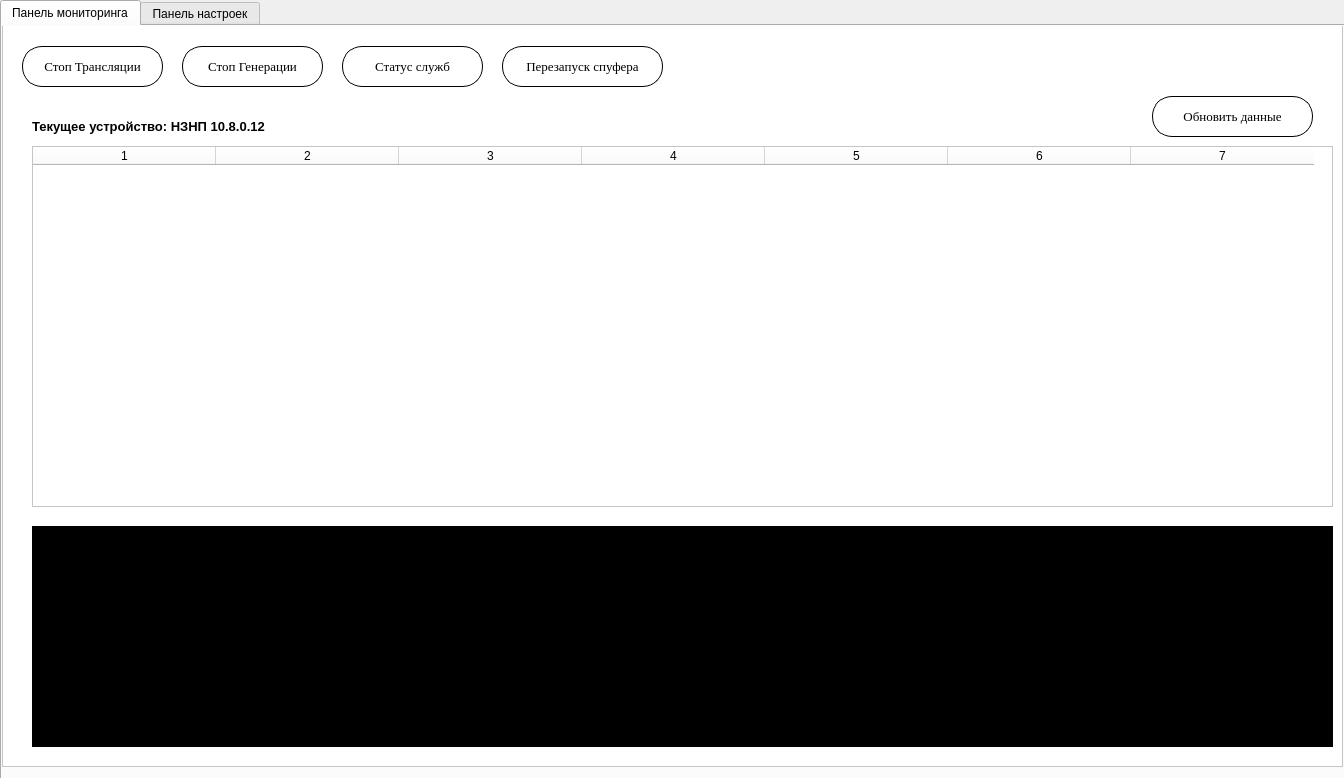
<?xml version="1.0" encoding="UTF-8"?>
<ui version="4.0">
 <class>Dialog</class>
 <widget class="QDialog" name="Dialog">
  <property name="geometry">
   <rect>
    <x>0</x>
    <y>0</y>
    <width>1344</width>
    <height>778</height>
   </rect>
  </property>
  <property name="windowTitle">
   <string>Dialog</string>
  </property>
  <widget class="QTabWidget" name="tabWidget">
   <property name="geometry">
    <rect>
     <x>0</x>
     <y>0</y>
     <width>1370</width>
     <height>793</height>
    </rect>
   </property>
   <property name="autoFillBackground">
    <bool>false</bool>
   </property>
   <property name="currentIndex">
    <number>0</number>
   </property>
   <widget class="QWidget" name="tab_3">
    <attribute name="title">
     <string>Панель мониторинга</string>
    </attribute>
    <widget class="QFrame" name="frame_monitoring">
     <property name="geometry">
      <rect>
       <x>0</x>
       <y>-10</y>
       <width>1341</width>
       <height>751</height>
      </rect>
     </property>
     <property name="styleSheet">
      <string notr="true">QFrame
{
background:white;
}

QLineEdit
{
border:transperant;
border-bottom:1px solid black;
font-family:times;
font-size:16px;
}</string>
     </property>
     <property name="frameShape">
      <enum>QFrame::StyledPanel</enum>
     </property>
     <property name="frameShadow">
      <enum>QFrame::Raised</enum>
     </property>
     <widget class="QTableWidget" name="tableWidget_Monitoring">
      <property name="geometry">
       <rect>
        <x>30</x>
        <y>130</y>
        <width>1301</width>
        <height>361</height>
       </rect>
      </property>
      <property name="sizePolicy">
       <sizepolicy hsizetype="Expanding" vsizetype="Expanding">
        <horstretch>0</horstretch>
        <verstretch>0</verstretch>
       </sizepolicy>
      </property>
      <property name="baseSize">
       <size>
        <width>0</width>
        <height>0</height>
       </size>
      </property>
      <property name="lineWidth">
       <number>0</number>
      </property>
      <property name="iconSize">
       <size>
        <width>0</width>
        <height>0</height>
       </size>
      </property>
      <property name="columnCount">
       <number>7</number>
      </property>
      <attribute name="horizontalHeaderDefaultSectionSize">
       <number>183</number>
      </attribute>
      <column/>
      <column/>
      <column/>
      <column/>
      <column/>
      <column/>
      <column/>
     </widget>
     <widget class="QPushButton" name="pushButton_8">
      <property name="geometry">
       <rect>
        <x>1350</x>
        <y>290</y>
        <width>151</width>
        <height>28</height>
       </rect>
      </property>
      <property name="text">
       <string>Обновить данные</string>
      </property>
     </widget>
     <widget class="QLabel" name="label_cur_dev">
      <property name="geometry">
       <rect>
        <x>30</x>
        <y>100</y>
        <width>851</width>
        <height>21</height>
       </rect>
      </property>
      <property name="font">
       <font>
        <pointsize>10</pointsize>
        <weight>75</weight>
        <bold>true</bold>
       </font>
      </property>
      <property name="text">
       <string>Текущее устройство: НЗНП 10.8.0.12</string>
      </property>
     </widget>
     <widget class="QPlainTextEdit" name="plainTextEdit_Memo">
      <property name="geometry">
       <rect>
        <x>30</x>
        <y>510</y>
        <width>1301</width>
        <height>221</height>
       </rect>
      </property>
      <property name="styleSheet">
       <string notr="true">background-color: rgb(0, 0, 0);
font: 10pt &quot;Times New Roman&quot;;
color:green;</string>
      </property>
      <property name="plainText">
       <string/>
      </property>
     </widget>
     <widget class="QPushButton" name="transl_but">
      <property name="geometry">
       <rect>
        <x>20</x>
        <y>30</y>
        <width>141</width>
        <height>41</height>
       </rect>
      </property>
      <property name="font">
       <font>
        <family>Times New Roman</family>
        <pointsize>10</pointsize>
        <italic>false</italic>
        <underline>false</underline>
        <strikeout>false</strikeout>
       </font>
      </property>
      <property name="styleSheet">
       <string notr="true">QPushButton
{
border-radius:20;
border:1px solid black;
}
QPushButton:pressed { background-color: lightblue; }</string>
      </property>
      <property name="text">
       <string>Стоп Трансляции</string>
      </property>
      <property name="iconSize">
       <size>
        <width>20</width>
        <height>30</height>
       </size>
      </property>
      <property name="flat">
       <bool>false</bool>
      </property>
     </widget>
     <widget class="QPushButton" name="generator_but">
      <property name="geometry">
       <rect>
        <x>180</x>
        <y>30</y>
        <width>141</width>
        <height>41</height>
       </rect>
      </property>
      <property name="font">
       <font>
        <family>Times New Roman</family>
        <pointsize>10</pointsize>
        <italic>false</italic>
        <underline>false</underline>
        <strikeout>false</strikeout>
       </font>
      </property>
      <property name="styleSheet">
       <string notr="true">QPushButton
{
border-radius:20;
border:1px solid black;
}
QPushButton:pressed { background-color: lightblue; }</string>
      </property>
      <property name="text">
       <string>Стоп Генерации</string>
      </property>
      <property name="iconSize">
       <size>
        <width>20</width>
        <height>30</height>
       </size>
      </property>
      <property name="flat">
       <bool>false</bool>
      </property>
     </widget>
     <widget class="QPushButton" name="status_but">
      <property name="geometry">
       <rect>
        <x>340</x>
        <y>30</y>
        <width>141</width>
        <height>41</height>
       </rect>
      </property>
      <property name="font">
       <font>
        <family>Times New Roman</family>
        <pointsize>10</pointsize>
        <italic>false</italic>
        <underline>false</underline>
        <strikeout>false</strikeout>
       </font>
      </property>
      <property name="styleSheet">
       <string notr="true">QPushButton
{
border-radius:20;
border:1px solid black;
}
QPushButton:pressed { background-color: lightblue; }</string>
      </property>
      <property name="text">
       <string>Статус служб</string>
      </property>
      <property name="iconSize">
       <size>
        <width>20</width>
        <height>30</height>
       </size>
      </property>
      <property name="flat">
       <bool>false</bool>
      </property>
     </widget>
     <widget class="QPushButton" name="reboot_but">
      <property name="geometry">
       <rect>
        <x>500</x>
        <y>30</y>
        <width>161</width>
        <height>41</height>
       </rect>
      </property>
      <property name="font">
       <font>
        <family>Times New Roman</family>
        <pointsize>10</pointsize>
        <italic>false</italic>
        <underline>false</underline>
        <strikeout>false</strikeout>
       </font>
      </property>
      <property name="styleSheet">
       <string notr="true">QPushButton
{
border-radius:20;
border:1px solid black;
}
QPushButton:pressed { background-color: lightblue; }</string>
      </property>
      <property name="text">
       <string>Перезапуск спуфера</string>
      </property>
      <property name="iconSize">
       <size>
        <width>20</width>
        <height>30</height>
       </size>
      </property>
      <property name="flat">
       <bool>false</bool>
      </property>
     </widget>
     <widget class="QPushButton" name="update_but">
      <property name="geometry">
       <rect>
        <x>1150</x>
        <y>80</y>
        <width>161</width>
        <height>41</height>
       </rect>
      </property>
      <property name="font">
       <font>
        <family>Times New Roman</family>
        <pointsize>10</pointsize>
        <italic>false</italic>
        <underline>false</underline>
        <strikeout>false</strikeout>
       </font>
      </property>
      <property name="styleSheet">
       <string notr="true">QPushButton
{
border-radius:20;
border:1px solid black;
}
QPushButton:pressed { background-color: lightblue; }</string>
      </property>
      <property name="text">
       <string>Обновить данные</string>
      </property>
      <property name="iconSize">
       <size>
        <width>20</width>
        <height>30</height>
       </size>
      </property>
      <property name="flat">
       <bool>false</bool>
      </property>
     </widget>
    </widget>
   </widget>
   <widget class="QWidget" name="tab_2">
    <attribute name="title">
     <string>Панель настроек</string>
    </attribute>
    <widget class="QFrame" name="frame">
     <property name="geometry">
      <rect>
       <x>0</x>
       <y>-10</y>
       <width>1341</width>
       <height>751</height>
      </rect>
     </property>
     <property name="styleSheet">
      <string notr="true">QFrame
{
background:white;
}

QLineEdit
{
border:transperant;
border-bottom:1px solid black;
font-family:times;
font-size:16px;
}</string>
     </property>
     <property name="frameShape">
      <enum>QFrame::StyledPanel</enum>
     </property>
     <property name="frameShadow">
      <enum>QFrame::Raised</enum>
     </property>
     <widget class="QFrame" name="frame_2">
      <property name="enabled">
       <bool>false</bool>
      </property>
      <property name="geometry">
       <rect>
        <x>70</x>
        <y>10</y>
        <width>1201</width>
        <height>71</height>
       </rect>
      </property>
      <property name="font">
       <font>
        <pointsize>24</pointsize>
       </font>
      </property>
      <property name="styleSheet">
       <string notr="true">QFrame
{
background:#333;
border-radius:20;
border:1px solid black;
}

QLabel
{
border:transperant;
border-bottom:1px solid black;
font-family:times;
font-size:16px;
}</string>
      </property>
      <property name="frameShape">
       <enum>QFrame::StyledPanel</enum>
      </property>
      <property name="frameShadow">
       <enum>QFrame::Raised</enum>
      </property>
      <widget class="QLabel" name="head_label">
       <property name="enabled">
        <bool>false</bool>
       </property>
       <property name="geometry">
        <rect>
         <x>10</x>
         <y>10</y>
         <width>1161</width>
         <height>51</height>
        </rect>
       </property>
       <property name="font">
        <font>
         <family>Times New Roman</family>
         <pointsize>18</pointsize>
         <weight>9</weight>
         <italic>false</italic>
         <bold>false</bold>
        </font>
       </property>
       <property name="styleSheet">
        <string notr="true">font: 75 18pt &quot;Times New Roman&quot;;</string>
       </property>
       <property name="text">
        <string>SSH Monitoring Settings</string>
       </property>
       <property name="textFormat">
        <enum>Qt::PlainText</enum>
       </property>
       <property name="alignment">
        <set>Qt::AlignCenter</set>
       </property>
       <property name="wordWrap">
        <bool>false</bool>
       </property>
       <property name="margin">
        <number>0</number>
       </property>
      </widget>
     </widget>
     <widget class="QLineEdit" name="Name_lineEdit">
      <property name="geometry">
       <rect>
        <x>52</x>
        <y>190</y>
        <width>191</width>
        <height>22</height>
       </rect>
      </property>
      <property name="font">
       <font>
        <family>times</family>
        <pointsize>-1</pointsize>
       </font>
      </property>
      <property name="text">
       <string>Name</string>
      </property>
     </widget>
     <widget class="QLineEdit" name="Ip_lineEdit_2">
      <property name="geometry">
       <rect>
        <x>52</x>
        <y>240</y>
        <width>191</width>
        <height>22</height>
       </rect>
      </property>
      <property name="text">
       <string>IP Adress</string>
      </property>
     </widget>
     <widget class="QTableWidget" name="tableWidget">
      <property name="geometry">
       <rect>
        <x>320</x>
        <y>180</y>
        <width>941</width>
        <height>331</height>
       </rect>
      </property>
      <property name="editTriggers">
       <set>QAbstractItemView::NoEditTriggers</set>
      </property>
      <property name="iconSize">
       <size>
        <width>0</width>
        <height>0</height>
       </size>
      </property>
      <property name="columnCount">
       <number>5</number>
      </property>
      <attribute name="horizontalHeaderDefaultSectionSize">
       <number>188</number>
      </attribute>
      <column/>
      <column/>
      <column/>
      <column/>
      <column/>
     </widget>
     <widget class="QPushButton" name="save_but">
      <property name="geometry">
       <rect>
        <x>30</x>
        <y>450</y>
        <width>111</width>
        <height>41</height>
       </rect>
      </property>
      <property name="font">
       <font>
        <family>Times New Roman</family>
        <pointsize>10</pointsize>
        <italic>false</italic>
        <underline>false</underline>
        <strikeout>false</strikeout>
       </font>
      </property>
      <property name="styleSheet">
       <string notr="true">QPushButton
{
border-radius:20;
border:1px solid black;
}
QPushButton:pressed { background-color: lightblue; }</string>
      </property>
      <property name="text">
       <string>Сохранить</string>
      </property>
      <property name="iconSize">
       <size>
        <width>20</width>
        <height>30</height>
       </size>
      </property>
      <property name="flat">
       <bool>false</bool>
      </property>
     </widget>
     <widget class="QPushButton" name="add_but">
      <property name="geometry">
       <rect>
        <x>160</x>
        <y>450</y>
        <width>111</width>
        <height>41</height>
       </rect>
      </property>
      <property name="font">
       <font>
        <family>Times New Roman</family>
        <pointsize>10</pointsize>
        <italic>false</italic>
        <underline>false</underline>
        <strikeout>false</strikeout>
       </font>
      </property>
      <property name="styleSheet">
       <string notr="true">QPushButton
{
border-radius:20;
border:1px solid black;
}
QPushButton:pressed { background-color: lightblue; }</string>
      </property>
      <property name="text">
       <string>Добавить</string>
      </property>
      <property name="iconSize">
       <size>
        <width>20</width>
        <height>30</height>
       </size>
      </property>
      <property name="flat">
       <bool>false</bool>
      </property>
     </widget>
     <widget class="QPushButton" name="cancel_but">
      <property name="geometry">
       <rect>
        <x>30</x>
        <y>510</y>
        <width>111</width>
        <height>41</height>
       </rect>
      </property>
      <property name="font">
       <font>
        <family>Times New Roman</family>
        <pointsize>10</pointsize>
        <italic>false</italic>
        <underline>false</underline>
        <strikeout>false</strikeout>
       </font>
      </property>
      <property name="styleSheet">
       <string notr="true">QPushButton
{
border-radius:20;
border:1px solid black;
}
QPushButton:pressed { background-color: lightblue; }</string>
      </property>
      <property name="text">
       <string>Отмена</string>
      </property>
      <property name="iconSize">
       <size>
        <width>20</width>
        <height>30</height>
       </size>
      </property>
      <property name="flat">
       <bool>false</bool>
      </property>
     </widget>
     <widget class="QPushButton" name="del_but">
      <property name="geometry">
       <rect>
        <x>160</x>
        <y>510</y>
        <width>111</width>
        <height>41</height>
       </rect>
      </property>
      <property name="font">
       <font>
        <family>Times New Roman</family>
        <pointsize>10</pointsize>
        <italic>false</italic>
        <underline>false</underline>
        <strikeout>false</strikeout>
       </font>
      </property>
      <property name="styleSheet">
       <string notr="true">QPushButton
{
border-radius:20;
border:1px solid black;
}
QPushButton:pressed { background-color: lightblue; }</string>
      </property>
      <property name="text">
       <string>Удалить</string>
      </property>
      <property name="iconSize">
       <size>
        <width>20</width>
        <height>30</height>
       </size>
      </property>
      <property name="flat">
       <bool>false</bool>
      </property>
     </widget>
     <widget class="QLineEdit" name="Port_lineEdit_3">
      <property name="geometry">
       <rect>
        <x>52</x>
        <y>290</y>
        <width>191</width>
        <height>22</height>
       </rect>
      </property>
      <property name="text">
       <string>Port</string>
      </property>
     </widget>
     <widget class="QLineEdit" name="Login_lineEdit_4">
      <property name="geometry">
       <rect>
        <x>52</x>
        <y>340</y>
        <width>191</width>
        <height>22</height>
       </rect>
      </property>
      <property name="text">
       <string>Login</string>
      </property>
     </widget>
     <widget class="QLineEdit" name="Passw_lineEdit_5">
      <property name="geometry">
       <rect>
        <x>52</x>
        <y>390</y>
        <width>191</width>
        <height>22</height>
       </rect>
      </property>
      <property name="text">
       <string>Password</string>
      </property>
     </widget>
    </widget>
   </widget>
  </widget>
 </widget>
 <resources/>
 <connections/>
</ui>
